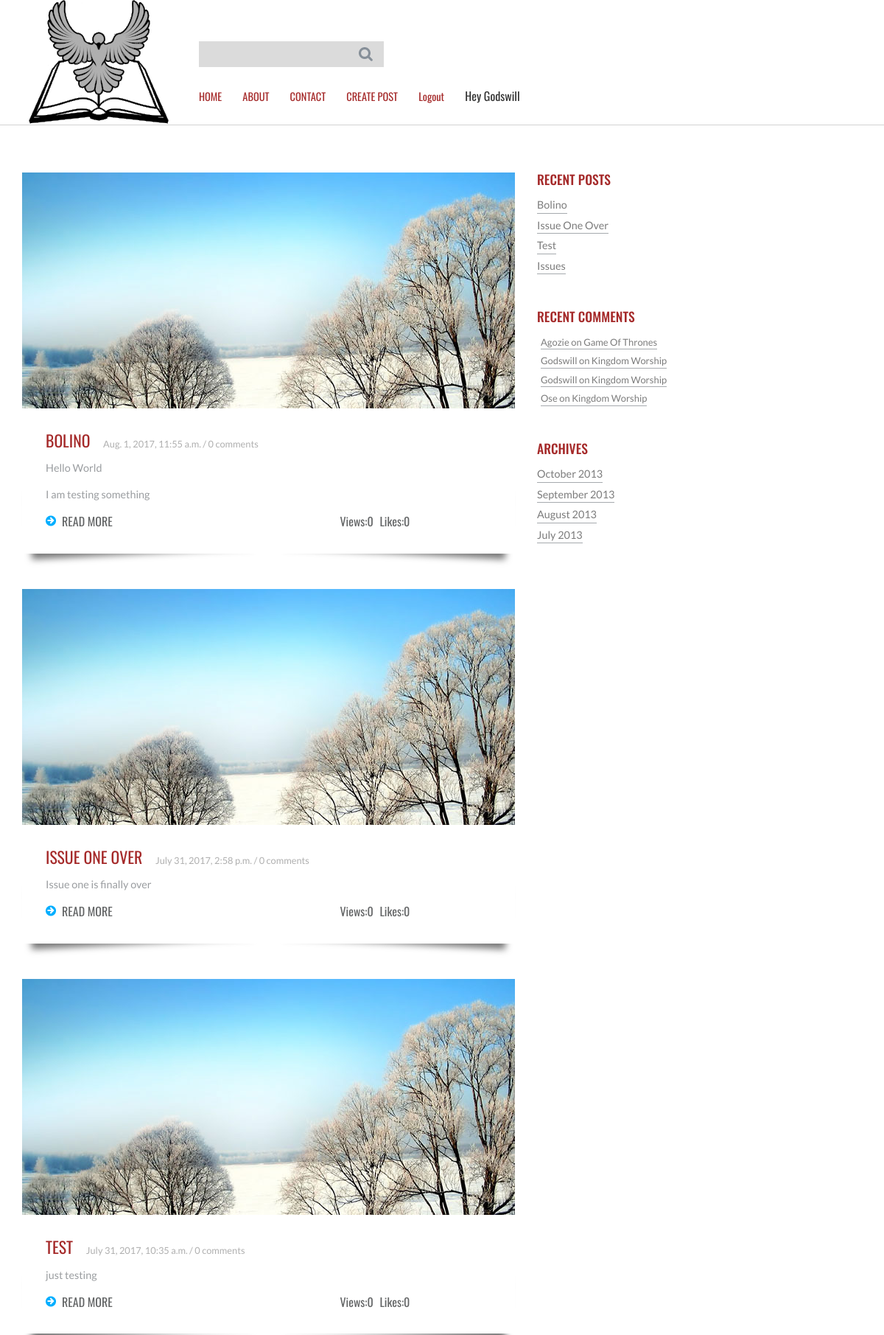
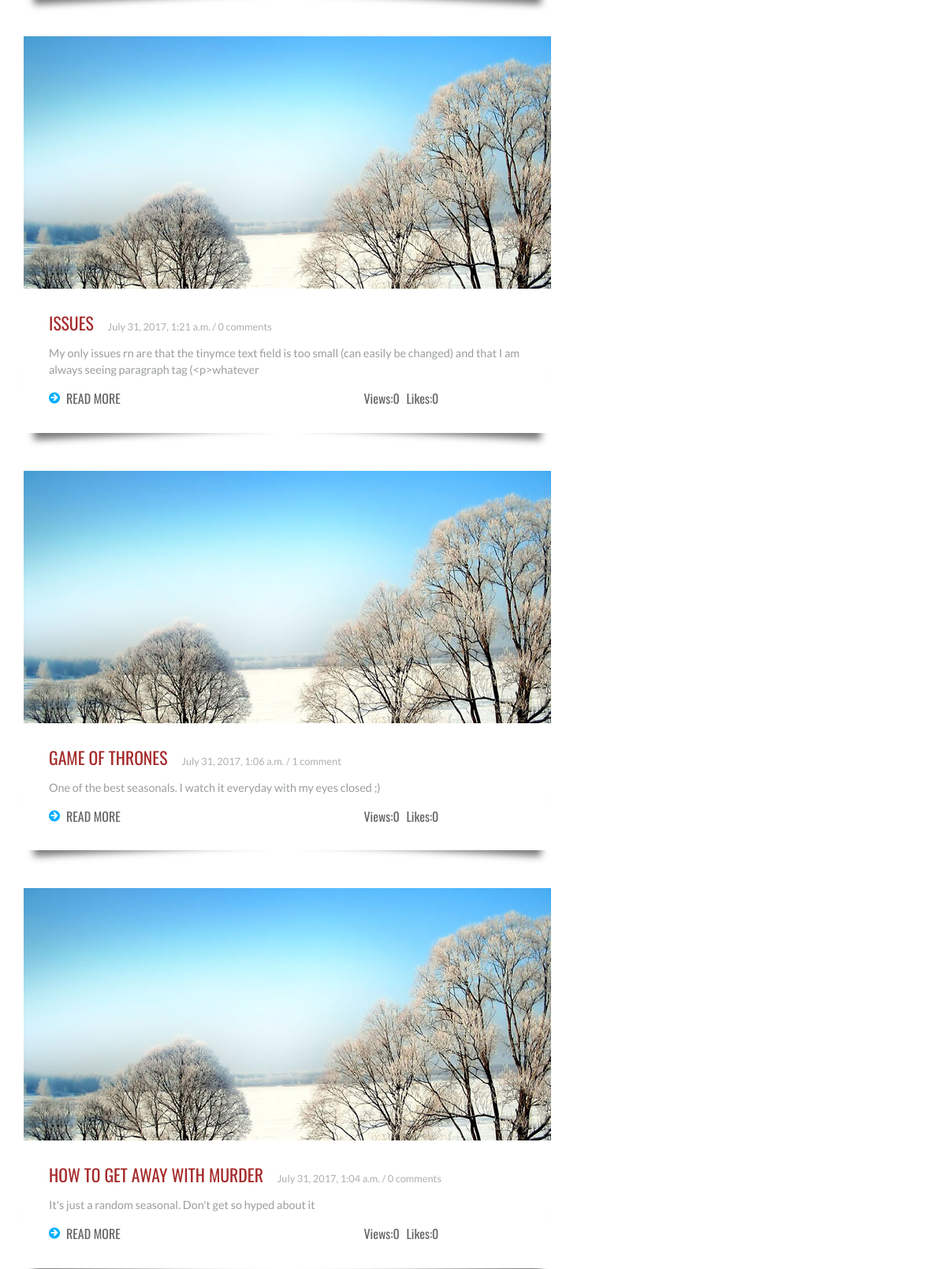
The app's page / (signed in, upper part) with its own data (2 pictures, top to bottom).
### blog/models.py (models this page shows, shortened)
class Post(models.Model):
    author = models.ForeignKey('auth.User',null=True)
    title = models.CharField(max_length=150)
    pub_date = models.DateTimeField(default=timezone.now())
    text = models.TextField()
    likes = models.IntegerField(default=0)
    views = models.IntegerField(default=0)
    slug = models.SlugField(unique=True)
    email = models.EmailField(max_length=50, default='kingdom@gmail.com')
    def __str__(self):
        return self.title

class Comment(models.Model):
    commenter = models.ForeignKey('auth.User')
    email = models.EmailField(max_length=50)
    post = models.ForeignKey(Post)
    created_on = models.DateTimeField(default=timezone.now())
    text = tinymce_models.HTMLField()

### blog/views.py (the view)
# urls.py: url(r'^$', views.index, name='index'),
def index(request):
    posts = Post.objects.all().filter(pub_date__lte=timezone.now()).order_by('-pub_date')
    recent_comments()
    recent_posts()
    context = {'posts':posts,'recent_comments':recent_comments,'recent_posts':recent_posts}
    return render(request, 'blog/index.html',context)

### blog/views.py (called while the page is built)
def recent_comments():
    recent_comments = Comment.objects.all().filter(created_on__lte=timezone.now()).order_by('-created_on')[:4]
    return recent_comments

def recent_posts():
    recent_posts = Post.objects.all().filter(pub_date__lte=timezone.now()).order_by('-pub_date')[:4]
    return recent_posts

### templates/blog/index.html (shortened to what this page needs)
{% extends 'blog/base.html' %}
{% load staticfiles %}
{% block body_block %}
<body>
		<div class="content">
			 <div class="container">
				 <div class="content-grids">
					 <div class="col-md-8 content-main">
						 <div class="content-grid">
							 {% if posts %}
							 {% for post in posts %}
							 <div class="content-grid-info">
								 <img src="{% static 'images/post1.jpg' %}" alt=""/>
								 <div class="post-info">
								 <h4><a href="{% url 'blog:detail' post.slug %}">{{ post.title }}</a> {{ post.pub_date }} / {{ post.comment_set.count }} comment{{ post.comment_set.count|pluralize:"s" }}</h4>
								 <p>{{ post.text|safe|slice:":150" }} </p>
								 <a href="{% url 'blog:detail' post.slug %}"><span></span>READ MORE</a>
								 <div class="views-and-likes">
									<a href="#"> Views:{{ post.views}}</a>
									<a href="#" > Likes:{{post.likes}}</a>
								 </div>
								 </div>
							 </div>
							 {% endfor %}
							 {% endif %}
						 </div>
					  </div>
						<div class="col-md-4 side-content">
  					 <div class="recent">
  						 <h3>RECENT POSTS</h3>
							 {% if recent_posts %}
  						 <ul>
								 {% for post in recent_posts %}
  						 <li><a href="{% url 'blog:detail' post.slug %}">{{post.title|title }}</a></li>
							 {% endfor %}
  						 </ul>
							 {% else %}
						 <li><a href="#">No post has been posted</a></li>
							 {% endif %}
  					 </div>
  					 <div class="comments">
  						 <h3>RECENT COMMENTS</h3>
  						 {% if recent_comments %}
  						 <ul>
  							 {% for comment in recent_comments %}
  						 <li><a href="{% url 'blog:detail' comment.post.slug %}">{{comment.commenter|title}} on {{comment.post|title}}</a></li>
  						 	{% endfor %}
  						 </ul>
							 {% else %}
							 <li><a href="#">No comments at the moment</a></li>
  						 {% endif %}
  					 </div>
  					 <div class="archives">
  						 <h3>ARCHIVES</h3>
  						 <ul>
  						 <li><a href="#">October 2013</a></li>
  						 <li><a href="#">September 2013</a></li>
  						 <li><a href="#">August 2013</a></li>
  						 <li><a href="#">July 2013</a></li>
  						 </ul>
  					 </div>
  					</div>
			  </div>
		</div>
</body>
{% endblock %}

### templates/blog/base.html (shortened to what this page needs)
{% load staticfiles %}
<!DOCTYPE HTML>
<html>
<head>
	<link href="{% static 'css/bootstrap.css' %}" rel='stylesheet' type='text/css' />
	<link href="{% static 'css/style.css' %}" rel='stylesheet' type='text/css' />
</head>
 <div class="container">
  <div class="header">
  		  <div class="logo">
    			  <a href="{% url 'blog:index' %}"><img src="{% static 'images/dove_edit.png' %}" title="" /></a>
  		  </div>
  			 <div class="top-menu top-menu-danger">
  				 <div class="search">
  					 <form>
  					 <input type="text" placeholder="" required="">
  					 <input type="submit" value=""/>
  					 </form>
  				 </div>
  				   <ul>
  						<li class="active"><a href="{% url 'blog:index' %}">HOME</a></li>
  						<li><a href="{% url 'blog:about' %}">ABOUT</a></li>
  						<li><a href="{% url 'blog:contact' %}">CONTACT</a></li>
              {% if user.is_superuser %}
              <li><a href="{% url 'blog:post' %}">CREATE POST</a></li>
              {% endif %}
              {% if user.is_authenticated %}
              <li><a href="{% url 'blog:handle_logout' %}">Logout</a></li>
              <li><p>Hey {{user.first_name}}</p></li>
              {% else %}
              <li><a href="{% url 'blog:handle_login' %}">LOGIN</a></li>
  						<li><a href="{% url 'blog:register' %}">REGISTER</a></li>
              {% endif %}
  				 </ul>
  			 </div>
  			 <div class="clearfix"></div>
  	 </div>
  </div>
  <body>
  {% block body_block %}
  {% endblock %}
</body>
<br><br>

### static/css/style.css (style rules this page uses)
html, body { font-size: 100%; background-size:cover; font-family: 'Oswald', sans-serif; }
body a { transition: 0.5s all ease; -webkit-transition: 0.5s all ease; -moz-transition: 0.5s all ease; -o-transition: 0.5s all ease; -ms-transition: 0.5s all ease; }
h1,h2,h3,h4,h5,h6 { margin:0; }
p { margin:0; }
ul,label { margin:0; padding:0; }
.logo { float:left; margin-right:2em; }
.top-menu { float:left; width:40%; margin-top:3.5em; }
.search { width: 55%; position:relative; }
.search form { border: 1px solid #dbdbdb; background:#dbdbdb; }
.search form input[type="text"] { padding: 5px 6px; font-weight: 400; font-size: 1em; color: #fff; border: none; outline: none; font-family: 'Oswald', sans-serif; width: 87%; background:#dbdbdb; }
.search form input[type="submit"] { background: url('../images/search.png')no-repeat 0px 0px; width: 20px; height: 20px; border: none; cursor: pointer; outline: none; position: absolute; top:23%; }
.top-menu ul { margin-top:1em; }
.top-menu ul li { display: inline-block; }
.top-menu ul li a { margin:1em 1.7em 1em 0em; display: block; color: #4a5054; font-weight: 400; font-size: 0.9em; text-decoration: none; transition: 0.5s all; -webkit-transition: 0.5s all; -moz-transition: 0.5s all; -o-transition: 0.5s all; }
.top-menu ul li a { margin:1em 1.7em 1em 0em; display: block; color: #a52a2a; font-weight: 400; font-size: 0.9em; text-decoration: none; transition: 0.5s all; -webkit-transition: 0.5s all; -moz-transition: 0.5s all; -o-transition: 0.5s all; }
.top-menu ul li a:hover,.top-menu ul li.active a { color:#a52a2a; }
.content,.about-content,.contact-content,.single { border-top:1px solid #d2d2d2; border-bottom:1px solid #d2d2d2; }
.content-main { padding-left:0; width:60%; }
.content-grids { margin-top: 4em; }
.post-info { background:#fff; padding:2em; }
.post-info h4 { color:#afafaf; font-family: 'Lato', sans-serif; font-size:0.8em; margin-bottom:1em; }
.post-info h4 a { font-size:1.7em; color:#a52a2a; margin-right:0.7em; display:inline-block; text-decoration:none; font-family: 'Oswald', sans-serif; font-weight:400; text-transform:uppercase; }
.post-info p { font-family: 'Lato', sans-serif; color:#9a9da0; font-size:0.9em; line-height:1.5em; margin-bottom:1em; }
.views-and-likes { margin-left: 300px; color: #626465; font-weight: 400; font-size: 1em; display: inline-block; text-decoration: none; }
.views-and-likes a { color: #626465; margin-left: 5px; font-weight: 400; font-size: 1em; }
.post-info a span { background: url(../images/more.png) no-repeat 0px 3px; height: 18px; width: 15px; display: inline-block; margin-right: 7px; }
.post-info a { color: #626465; font-weight: 400; font-size: 1em; display: inline-block; text-decoration: none; }
.content-grid-info { position: relative; margin-bottom: 3em; }
.post-info:before, .post-info:after { z-index: -1; position: absolute; content: ""; bottom: 15px; left: 10px; width: 50%; top: 80%; max-width:300px; background: #777; -webkit-box-shadow: 0 15px 10px #777; -moz-box-shadow: 0 15px 10px #777; box-shadow: 0 15px 10px #777; -webkit-transform: rotate(-3deg); -moz-transform: rotate(-3deg); -o-transform: rotate(-3deg); -ms-transform: rotate(-3deg); transform: rotate(-3deg); }
.post-info:after { -webkit-transform: rotate(3deg); -moz-transform: rotate(3deg); -o-transform: rotate(3deg); -ms-transform: rotate(3deg); transform: rotate(3deg); right: 10px; left: auto; }
.recent,.comments,.archives { margin-bottom:3em; }
.recent h3,.comments h3,.archives h3,.categories h3 { color:#a52a2a; font-size:1.1em; margin-bottom:0.5em; }
.recent ul li,.comments ul li,.archives ul li,.categories ul li { display:block; }
.recent li a,.comments ul li a,.archives ul li a,.categories ul li a { color:#7C7C7C; border-bottom:1px solid #a6aaae; font-family: 'Lato', sans-serif; font-size: 0.9em; text-decoration: none; padding: 6px 0 0 0; display:inline-block; font-weight: 400; }
.comments ul li { color:#7C7C7C; font-size: 0.9em; border-bottom:none; margin:0 5px; font-family: 'Lato', sans-serif; }

### records on screen
Post: title "BOLINO", pub_date "Aug. 1, 2017, 11:55 a.m.", comment_set.count "0", text "Hello World I am testing something", views "0", likes "0", title "Bolino"
Post: title "ISSUE ONE OVER", pub_date "July 31, 2017, 2:58 p.m.", comment_set.count "0", text "Issue one is finally over", views "0", likes "0", title "Issue One Over"
Post: title "TEST", pub_date "July 31, 2017, 10:35 a.m.", comment_set.count "0", text "just testing", views "0", likes "0", title "Test"
Post: title "ISSUES", pub_date "July 31, 2017, 1:21 a.m.", comment_set.count "0", text "My only issues rn are that the tinymce text field is too small (can easily be changed) and that I am always seeing paragraph tag (<p>whatever", views "0", likes "0", title "Issues"
Post: title "GAME OF THRONES", pub_date "July 31, 2017, 1:06 a.m.", comment_set.count "1", text "One of the best seasonals. I watch it everyday with my eyes closed ;)", views "0", likes "0"
Post: title "HOW TO GET AWAY WITH MURDER", pub_date "July 31, 2017, 1:04 a.m.", comment_set.count "0", text "It's just a random seasonal. Don't get so hyped about it", views "0", likes "0"
Comment: commenter "Agozie", post "Game Of Thrones"
Comment: commenter "Godswill", post "Kingdom Worship"
Comment: commenter "Godswill", post "Kingdom Worship"
Comment: commenter "Ose", post "Kingdom Worship"

### other values on screen
{{ user.first_name }} "Godswill"
